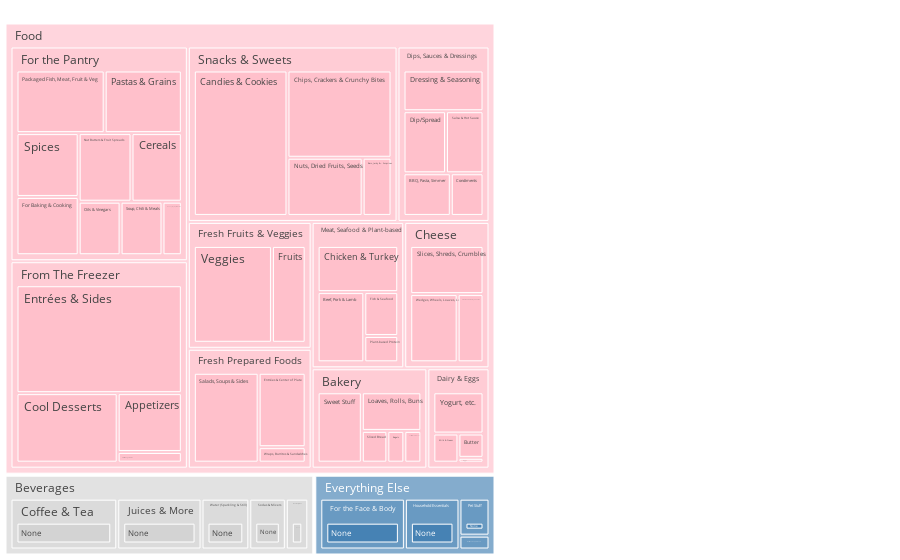

Notebook source saved alongside this figure:
### Code cell
# Create the tree map
fig = px.treemap(
    agg_df,
    path=['prod_cat', 'prod_cat_type', 'prod_cat_desc'],
    values='count',
)

# Display the tree map
fig.update_layout(treemapcolorway = ["pink", "lightgray", 'steelblue'], margin = dict(t=0, l=0, r=400, b=0))
fig.show()

### Figure 1 — Plotly figure (JSON) as saved in the notebook; plotly's stock layout.template omitted (floating-point values rounded to 4 significant figures)
{"data": [{"branchvalues": "total", "domain": {"x": [0, 1], "y": [0, 1]}, "hovertemplate": "labels=%{label}<br>count=%{value}<br>parent=%{parent}<br>id=%{id}<extra></extra>", "ids": [" Food / From The Freezer / Appetizers", " Food / Dips, Sauces & Dressings / BBQ, Pasta, Simmer", " Food / Bakery / Bagels", " Food / Snacks & Sweets / Bars, Jerky &… Surprises", " Food / Meat, Seafood & Plant-based / Beef, Pork & Lamb", " Food / Dairy & Eggs / Butter", " Food / Snacks & Sweets / Candies & Cookies", " Food / For the Pantry / Cereals", " Food / Meat, Seafood & Plant-based / Chicken & Turkey", " Food / Snacks & Sweets / Chips, Crackers & Crunchy Bites", " Food / Dips, Sauces & Dressings / Condiments", " Food / From The Freezer / Cool Desserts", " Food / Cheese / Cream and Creamy Cheeses", " Food / Dips, Sauces & Dressings / Dip/Spread", " Food / Dips, Sauces & Dressings / Dressing & Seasoning", " Food / Dairy & Eggs / Eggs", " Food / Fresh Prepared Foods / Entrées & Center of Plate", " Food / From The Freezer / Entrées & Sides", " Food / Meat, Seafood & Plant-based / Fish & Seafood", " Food / For the Pantry / For Baking & Cooking", " Food / From The Freezer / Fruit & Vegetables", " Food / Fresh Fruits & Veggies / Fruits", " Food / For the Pantry / Honeys, Syrups & Nectars", " Food / Bakery / Loaves, Rolls, Buns", " Food / Dairy & Eggs / Milk & Cream", " Food / For the Pantry / Nut Butters & Fruit Spreads", " Food / Snacks & Sweets / Nuts, Dried Fruits, Seeds", " Food / For the Pantry / Oils & Vinegars", " Food / For the Pantry / Packaged Fish, Meat, Fruit & Veg", " Food / For the Pantry / Pastas & Grains", " Food / Meat, Seafood & Plant-based / Plant-based Protein", " Food / Fresh Prepared Foods / Salads, Soups & Sides", " Food / Dips, Sauces & Dressings / Salsa & Hot Sauce", " Food / Bakery / Sliced Bread", " Food / Cheese / Slices, Shreds, Crumbles", " Food / For the Pantry / Soup, Chili & Meals", " Food / For the Pantry / Spices", " Food / Bakery / Sweet Stuff", " Food / Bakery / Tortillas & Flatbreads", " Food / Fresh Fruits & Veggies / Veggies", " Food / Cheese / Wedges, Wheels, Loaves, Logs", " Food / Fresh Prepared Foods / Wraps, Burritos & Sandwiches", " Food / Dairy & Eggs / Yogurt, etc.", " Beverages / Coffee & Tea/None", " Everything Else / For the Face & Body/None", " Everything Else / Household Essentials/None", " Beverages / Juices & More/None", " Beverages / Non-Dairy Bev/None", " Everything Else / Nutritional Supplements/None", " Everything Else / Pet Stuff/None", " Beverages / Sodas & Mixers/None", " Beverages / Water (Sparkling & Still)/None", " Food / Bakery ", " Food / Cheese ", " Beverages / Coffee & Tea", " Food / Dairy & Eggs ", " Food / Dips, Sauces & Dressings ", " Everything Else / For the Face & Body", " Food / For the Pantry ", " Food / Fresh Fruits & Veggies ", " Food / Fresh Prepared Foods ", " Food / From The Freezer ", " Everything Else / Household Essentials", " Beverages / Juices & More", " Food / Meat, Seafood & Plant-based ", " Beverages / Non-Dairy Bev", " Everything Else / Nutritional Supplements", " Everything Else / Pet Stuff", " Food / Snacks & Sweets ", " Beverages / Sodas & Mixers", " Beverages / Water (Sparkling & Still)", " Beverages ", " Everything Else ", " Food "], "labels": [" Appetizers", " BBQ, Pasta, Simmer", " Bagels", " Bars, Jerky &… Surprises", " Beef, Pork & Lamb", " Butter", " Candies & Cookies", " Cereals", " Chicken & Turkey", " Chips, Crackers & Crunchy Bites", " Condiments", " Cool Desserts", " Cream and Creamy Cheeses", " Dip/Spread", " Dressing & Seasoning", " Eggs", " Entrées & Center of Plate", " Entrées & Sides", " Fish & Seafood", " For Baking & Cooking", " Fruit & Vegetables", " Fruits", " Honeys, Syrups & Nectars", " Loaves, Rolls, Buns", " Milk & Cream", " Nut Butters & Fruit Spreads", " Nuts, Dried Fruits, Seeds", " Oils & Vinegars", " Packaged Fish, Meat, Fruit & Veg", " Pastas & Grains", " Plant-based Protein", " Salads, Soups & Sides", " Salsa & Hot Sauce", " Sliced Bread", " Slices, Shreds, Crumbles", " Soup, Chili & Meals", " Spices", " Sweet Stuff", " Tortillas & Flatbreads", " Veggies", " Wedges, Wheels, Loaves, Logs", " Wraps, Burritos & Sandwiches", " Yogurt, etc.", "None", "None", "None", "None", "None", "None", "None", "None", "None", " Bakery ", " Cheese ", " Coffee & Tea", " Dairy & Eggs ", " Dips, Sauces & Dressings ", " For the Face & Body", " For the Pantry ", " Fresh Fruits & Veggies ", " Fresh Prepared Foods ", " From The Freezer ", " Household Essentials", " Juices & More", " Meat, Seafood & Plant-based ", " Non-Dairy Bev", " Nutritional Supplements", " Pet Stuff", " Snacks & Sweets ", " Sodas & Mixers", " Water (Sparkling & Still)", " Beverages ", " Everything Else ", " Food "], "name": "", "parents": [" Food / From The Freezer ", " Food / Dips, Sauces & Dressings ", " Food / Bakery ", " Food / Snacks & Sweets ", " Food / Meat, Seafood & Plant-based ", " Food / Dairy & Eggs ", " Food / Snacks & Sweets ", " Food / For the Pantry ", " Food / Meat, Seafood & Plant-based ", " Food / Snacks & Sweets ", " Food / Dips, Sauces & Dressings ", " Food / From The Freezer ", " Food / Cheese ", " Food / Dips, Sauces & Dressings ", " Food / Dips, Sauces & Dressings ", " Food / Dairy & Eggs ", " Food / Fresh Prepared Foods ", " Food / From The Freezer ", " Food / Meat, Seafood & Plant-based ", " Food / For the Pantry ", " Food / From The Freezer ", " Food / Fresh Fruits & Veggies ", " Food / For the Pantry ", " Food / Bakery ", " Food / Dairy & Eggs ", " Food / For the Pantry ", " Food / Snacks & Sweets ", " Food / For the Pantry ", " Food / For the Pantry ", " Food / For the Pantry ", " Food / Meat, Seafood & Plant-based ", " Food / Fresh Prepared Foods ", " Food / Dips, Sauces & Dressings ", " Food / Bakery ", " Food / Cheese ", " Food / For the Pantry ", " Food / For the Pantry ", " Food / Bakery ", " Food / Bakery ", " Food / Fresh Fruits & Veggies ", " Food / Cheese ", " Food / Fresh Prepared Foods ", " Food / Dairy & Eggs ", " Beverages / Coffee & Tea", " Everything Else / For the Face & Body", " Everything Else / Household Essentials", " Beverages / Juices & More", " Beverages / Non-Dairy Bev", " Everything Else / Nutritional Supplements", " Everything Else / Pet Stuff", " Beverages / Sodas & Mixers", " Beverages / Water (Sparkling & Still)", " Food ", " Food ", " Beverages ", " Food ", " Food ", " Everything Else ", " Food ", " Food ", " Food ", " Food ", " Everything Else ", " Beverages ", " Food ", " Beverages ", " Everything Else ", " Everything Else ", " Food ", " Beverages ", " Beverages ", "", "", ""], "type": "treemap", "values": [22, 13, 4, 10, 22, 5, 81, 20, 25, 54, 9, 41, 12, 17, 21, 1, 24, 104, 10, 21, 4, 22, 6, 17, 6, 21, 26, 13, 32, 28, 6, 40, 15, 6, 24, 13, 23, 23, 4, 51, 22, 5, 17, 38, 31, 20, 30, 8, 3, 8, 13, 17, 54, 58, 38, 29, 75, 31, 177, 73, 69, 171, 20, 30, 63, 8, 3, 8, 171, 13, 17, 106, 62, 940]}], "layout": {"autosize": true, "legend": {"tracegroupgap": 0}, "margin": {"b": 0, "l": 0, "r": 400, "t": 0}, "treemapcolorway": ["pink", "lightgray", "steelblue"]}}
